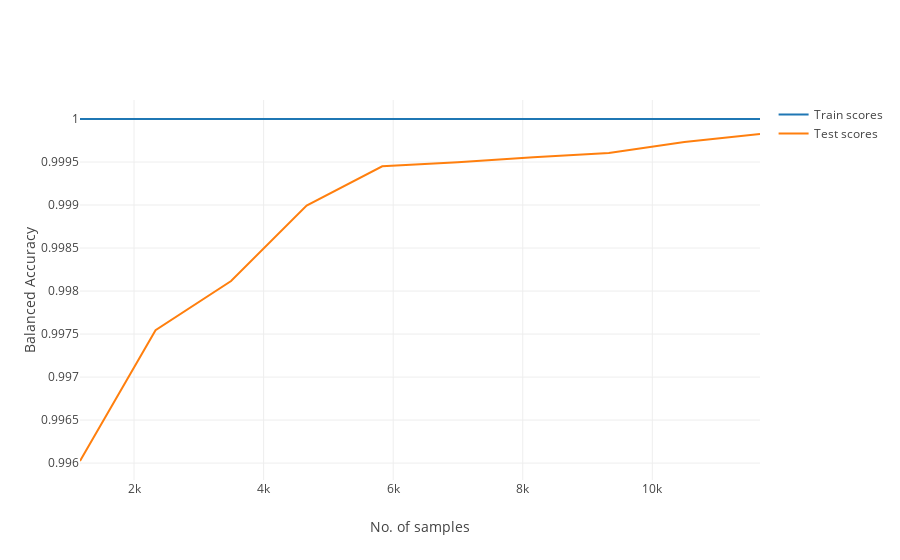
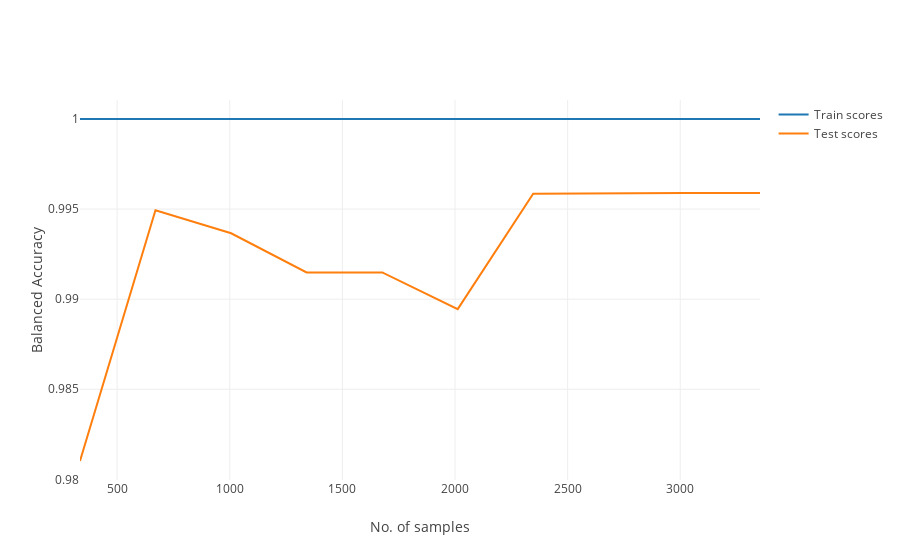
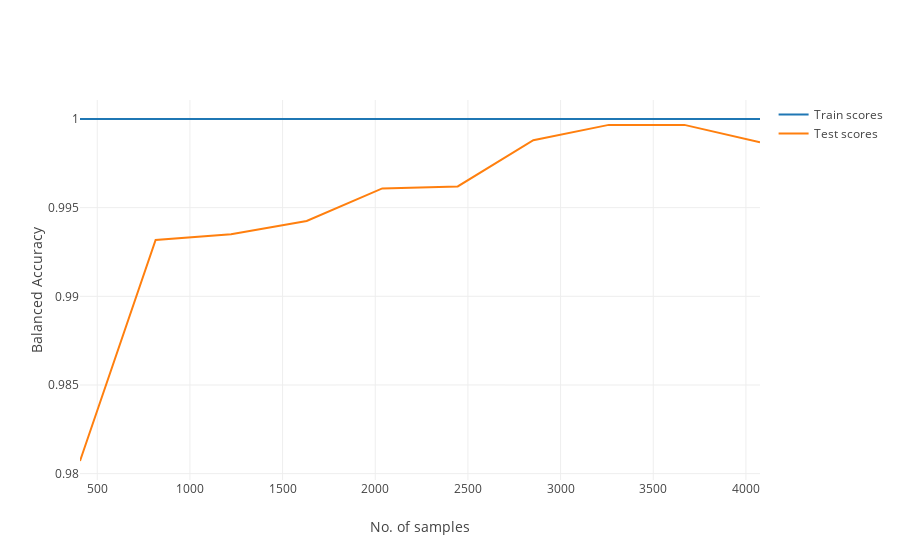
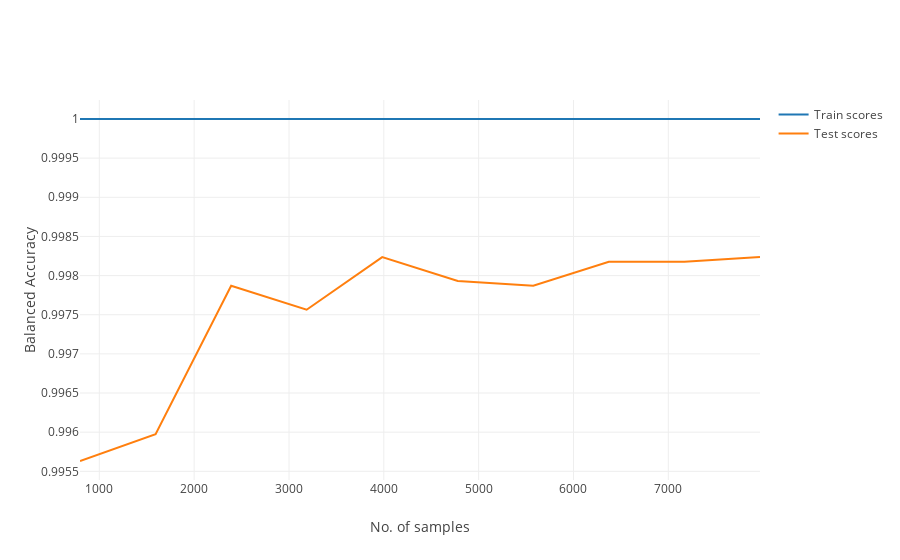

Notebook code cell kept with these figures, in order:
### Code cell
files = os.listdir(result_dir + 'learning_curve')
for fl in files:
    if not fl.endswith('.tabular'):
        continue
    print(fl)
    path = os.path.join(result_dir + 'learning_curve', fl)
    df = pd.read_csv(path, sep='\t')
    
    data1 = go.Scatter(
        x = df['train_sizes_abs'],
        y = df['mean_train_scores'],
        mode = "lines",
        name = "Train scores",
    )
    data2 = go.Scatter(
        x = df['train_sizes_abs'],
        y = df['mean_test_scores'],
        mode = "lines",
        name="Test scores"
    )
    layout = dict(
        xaxis=dict(
            title='No. of samples'
        ),
        yaxis=dict(
            title='Balanced Accuracy'
        )
    )
    fig = go.Figure(data=[data1, data2], layout=layout)
    iplot(fig)

### Figure 1 — Plotly figure (JSON) as saved in the notebook; plotly's stock layout.template omitted (floating-point values rounded to 4 significant figures)
{"data": [{"mode": "lines", "name": "Train scores", "type": "scatter", "uid": "ece642a8-34a9-11e9-996a-4a0002d544a0", "x": [1166, 2332, 3498, 4664, 5831, 6997, 8163, 9329, 10495, 11662], "y": [1, 1, 1, 1, 1, 1, 1, 1, 1, 1]}, {"mode": "lines", "name": "Test scores", "type": "scatter", "uid": "ece645f0-34a9-11e9-996a-4a0002d544a0", "x": [1166, 2332, 3498, 4664, 5831, 6997, 8163, 9329, 10495, 11662], "y": [0.996, 0.9975, 0.9981, 0.999, 0.9995, 0.9995, 0.9996, 0.9996, 0.9997, 0.9998]}], "layout": {"xaxis": {"title": "No. of samples"}, "yaxis": {"title": "Balanced Accuracy"}}}

### Figure 2 — Plotly figure (JSON) as saved in the notebook; plotly's stock layout.template omitted (floating-point values rounded to 4 significant figures)
{"data": [{"mode": "lines", "name": "Train scores", "type": "scatter", "uid": "ed44a6d6-34a9-11e9-996a-4a0002d544a0", "x": [335, 670, 1006, 1341, 1677, 2012, 2347, 2683, 3018, 3354], "y": [1, 1, 1, 1, 1, 1, 1, 1, 1, 1]}, {"mode": "lines", "name": "Test scores", "type": "scatter", "uid": "ed44a94c-34a9-11e9-996a-4a0002d544a0", "x": [335, 670, 1006, 1341, 1677, 2012, 2347, 2683, 3018, 3354], "y": [0.981, 0.9949, 0.9937, 0.9915, 0.9915, 0.9894, 0.9959, 0.9959, 0.9959, 0.9959]}], "layout": {"xaxis": {"title": "No. of samples"}, "yaxis": {"title": "Balanced Accuracy"}}}

### Figure 3 — Plotly figure (JSON) as saved in the notebook; plotly's stock layout.template omitted (floating-point values rounded to 4 significant figures)
{"data": [{"mode": "lines", "name": "Train scores", "type": "scatter", "uid": "ed4e7a3a-34a9-11e9-996a-4a0002d544a0", "x": [407, 815, 1222, 1630, 2038, 2445, 2853, 3260, 3668, 4076], "y": [1, 1, 1, 1, 1, 1, 1, 1, 1, 1]}, {"mode": "lines", "name": "Test scores", "type": "scatter", "uid": "ed4e7c6a-34a9-11e9-996a-4a0002d544a0", "x": [407, 815, 1222, 1630, 2038, 2445, 2853, 3260, 3668, 4076], "y": [0.9807, 0.9932, 0.9935, 0.9943, 0.9961, 0.9962, 0.9988, 0.9997, 0.9997, 0.9987]}], "layout": {"xaxis": {"title": "No. of samples"}, "yaxis": {"title": "Balanced Accuracy"}}}

### Figure 4 — Plotly figure (JSON) as saved in the notebook; plotly's stock layout.template omitted (floating-point values rounded to 4 significant figures)
{"data": [{"mode": "lines", "name": "Train scores", "type": "scatter", "uid": "ed55673c-34a9-11e9-996a-4a0002d544a0", "x": [796, 1593, 2390, 3186, 3983, 4780, 5576, 6373, 7170, 7967], "y": [1, 1, 1, 1, 1, 1, 1, 1, 1, 1]}, {"mode": "lines", "name": "Test scores", "type": "scatter", "uid": "ed5568ae-34a9-11e9-996a-4a0002d544a0", "x": [796, 1593, 2390, 3186, 3983, 4780, 5576, 6373, 7170, 7967], "y": [0.9956, 0.996, 0.9979, 0.9976, 0.9982, 0.9979, 0.9979, 0.9982, 0.9982, 0.9982]}], "layout": {"xaxis": {"title": "No. of samples"}, "yaxis": {"title": "Balanced Accuracy"}}}
